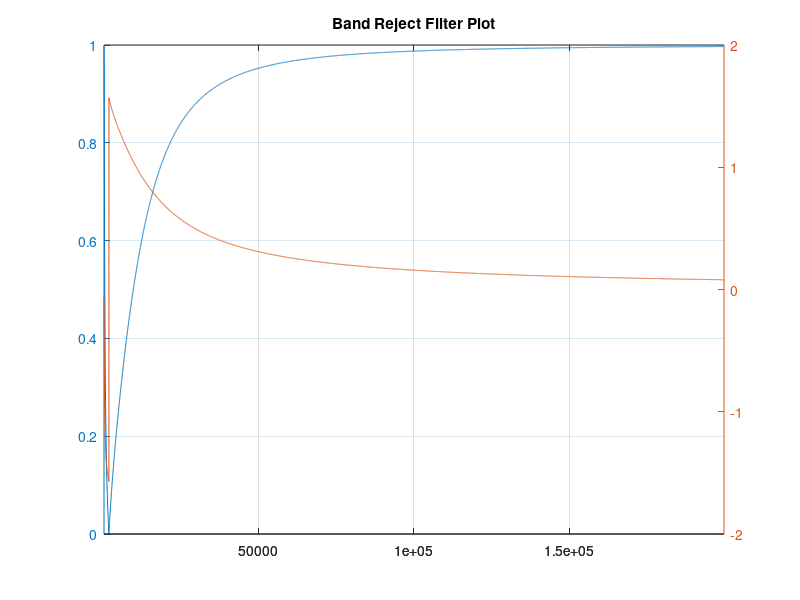

Recreate this plot in MATLAB. (Note: this script raises an error after producing the figure.)
M = dlmread('bandRejectFilter.txt', '\t');
M';
x=ans(1,:);
y1=ans(2,:);
y2=ans(3,:);
plot = plotyy(x,y1,x,y2,'plot');
grid();
title('Band Reject Filter Plot','FontWeight','bold');
XLabel('Frequency (Hz)');
axes(plot(1));
YLabel('Magnitude Gain');
axes(plot(2));
YLabel('Phase Shift');